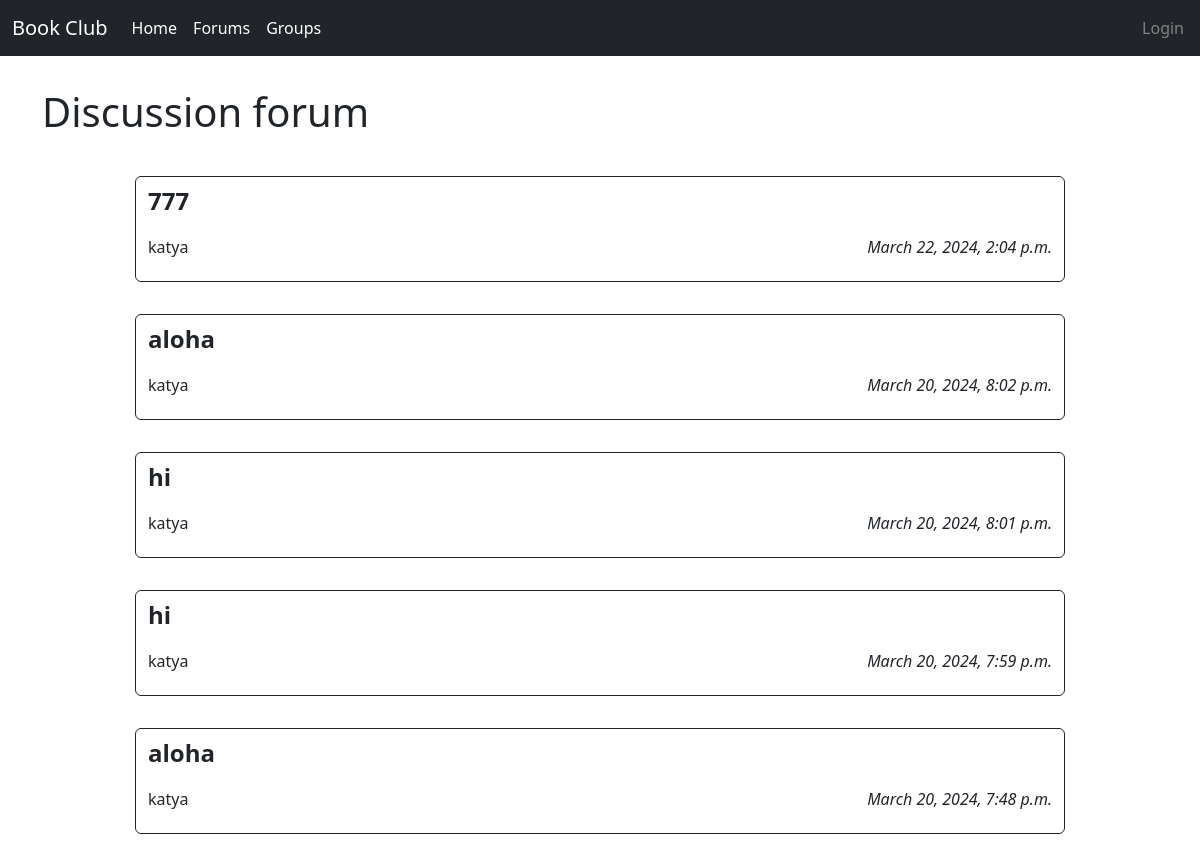
The app's page /forum/ with its own data.
### forum/models.py (models this page shows, shortened)
class Forum(models.Model):
    name=models.ForeignKey(User, blank=False, on_delete=models.CASCADE)
    topic=models.CharField(max_length=300, blank=False)
    description=models.TextField(max_length=1000, blank=True)
    date_created=models.DateTimeField(auto_now_add=True, null=True)

### forum/views.py (the view)
# urls.py: path('', views.forum_list, name='list'),
def forum_list(request):
    forums_list = Forum.objects.order_by('-id')
    return render(request, 'forum/list.html', {'instance_list':forums_list})

### forum/templates/forum/list.html (shortened to what this page needs)
{% extends 'main/layout.html' %}
{% block content %}
<div class="row mb-3 ">
    <div class="col-10">
        <h1>Discussion forum</h1>
    </div>
</div>
<div class="container col-10">
    <div class="row justify-content-center">
        {% for el in instance_list %}
        <a href="{% url 'forum:show' id=el.id %}" class="btn btn-outline-dark mt-3 mb-3">
            <div class="forum-item">
                <p class="topic">{{ el.topic }}</p>
                <div class="details">
                    <p class="name">{{ el.name }}</p>
                    <p class="date">{{ el.date_created }}</p>
                </div>
            </div>
        </a>
        {% endfor %}
    </div>
</div>
{% endblock %}

### forum/templates/forum/list.html (style rules this page uses)
.forum-item { text-align: left; }
.topic { font-size: 24px; font-weight: bold; }
.details { display: flex; justify-content: space-between; }
.name { margin-right: 10px; }
.date { font-style: italic; }

### records on screen
Forum: topic "777", name "katya", date_created "March 22, 2024, 2:04 p.m."
Forum: topic "aloha", name "katya", date_created "March 20, 2024, 8:02 p.m."
Forum: topic "hi", name "katya", date_created "March 20, 2024, 8:01 p.m."
Forum: topic "hi", name "katya", date_created "March 20, 2024, 7:59 p.m."
Forum: topic "aloha", name "katya", date_created "March 20, 2024, 7:48 p.m."
